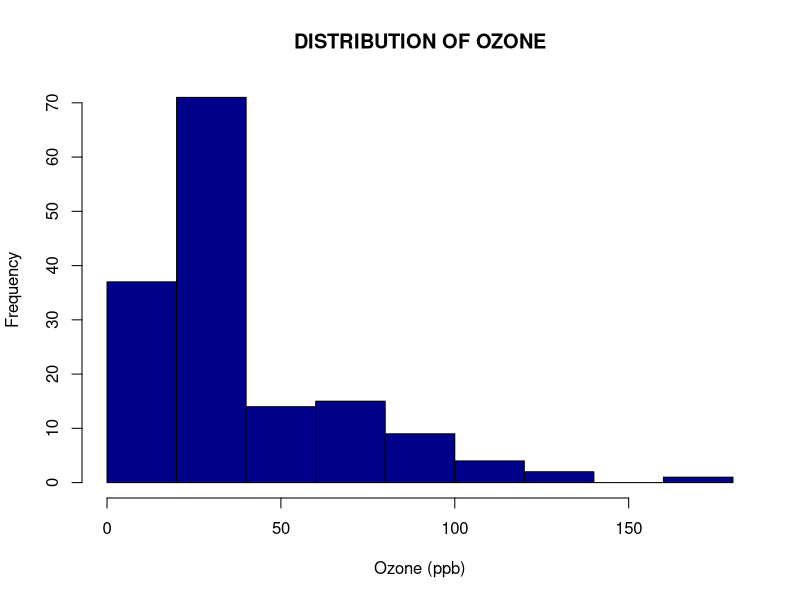
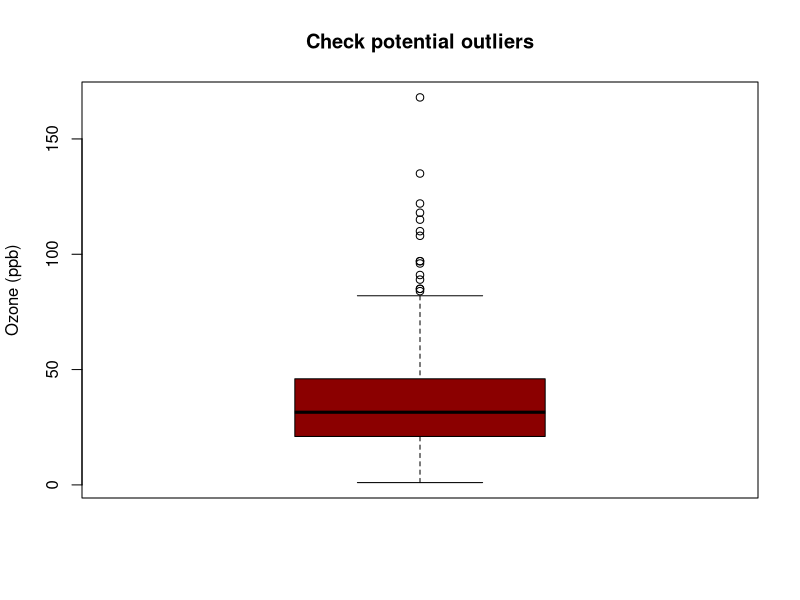
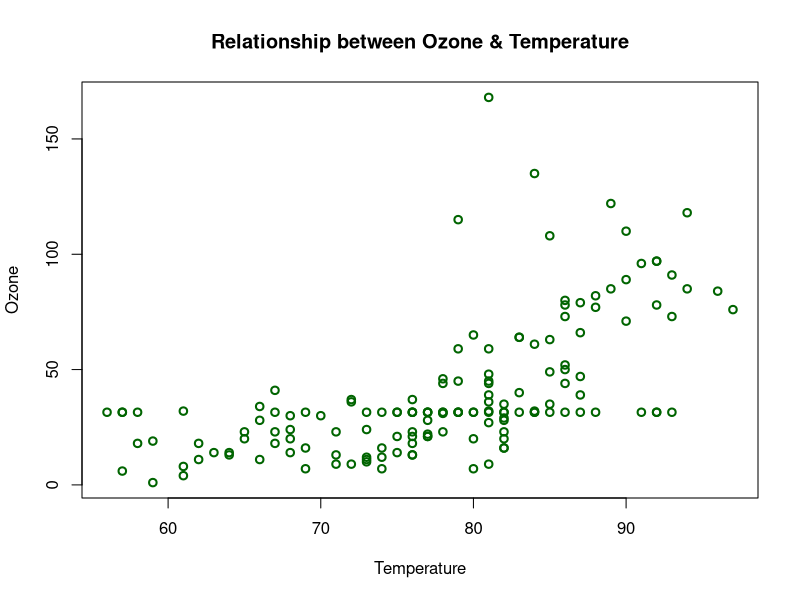
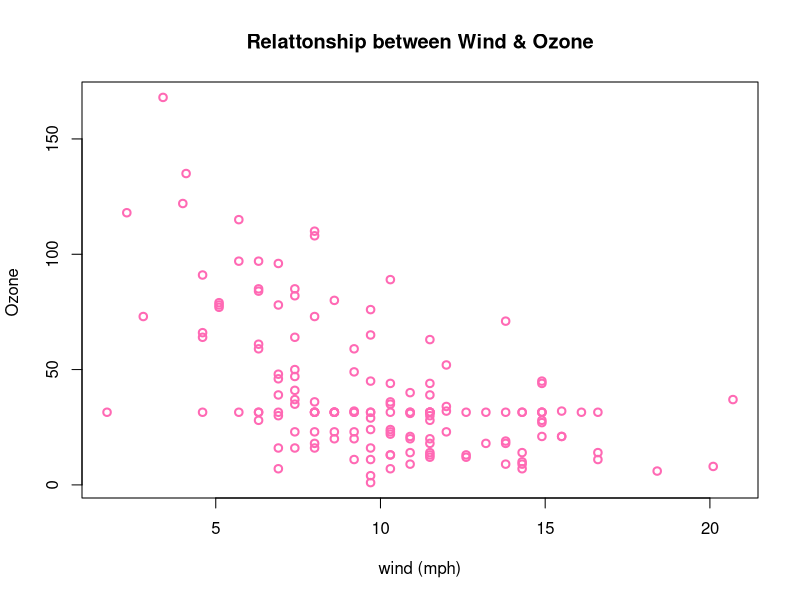
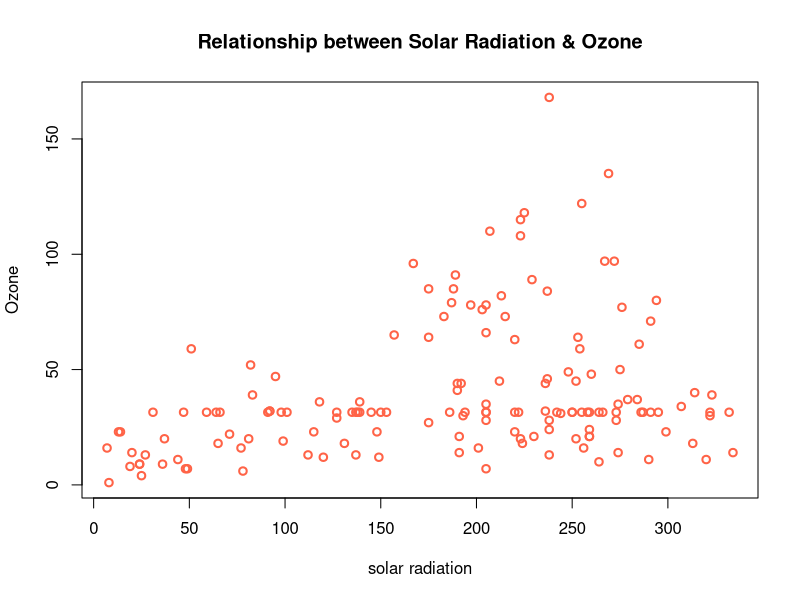
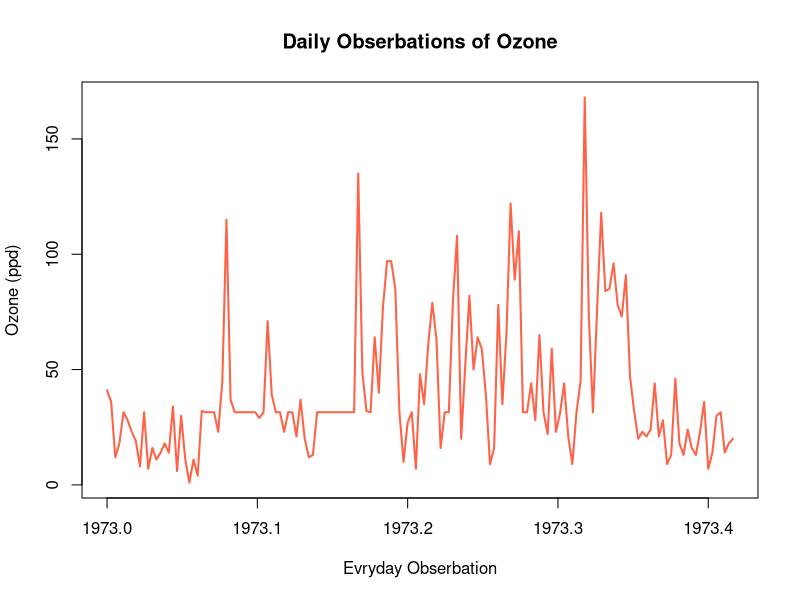
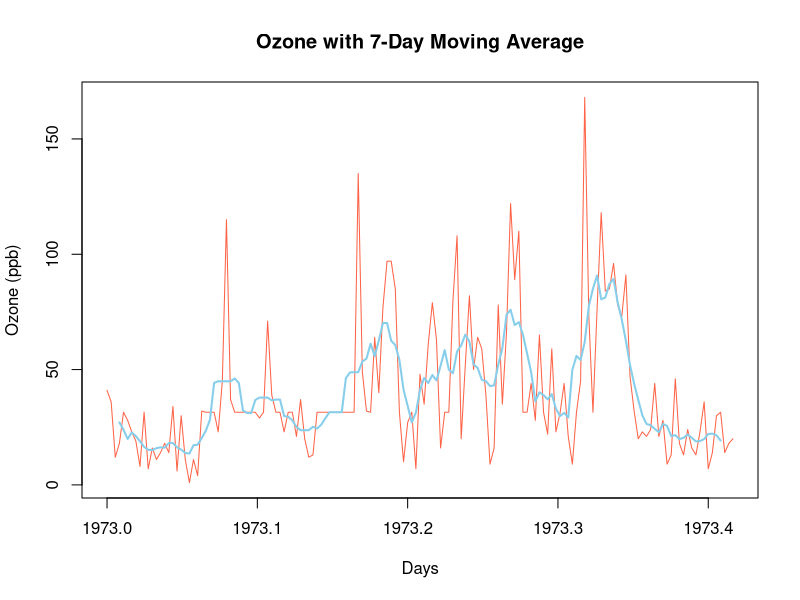
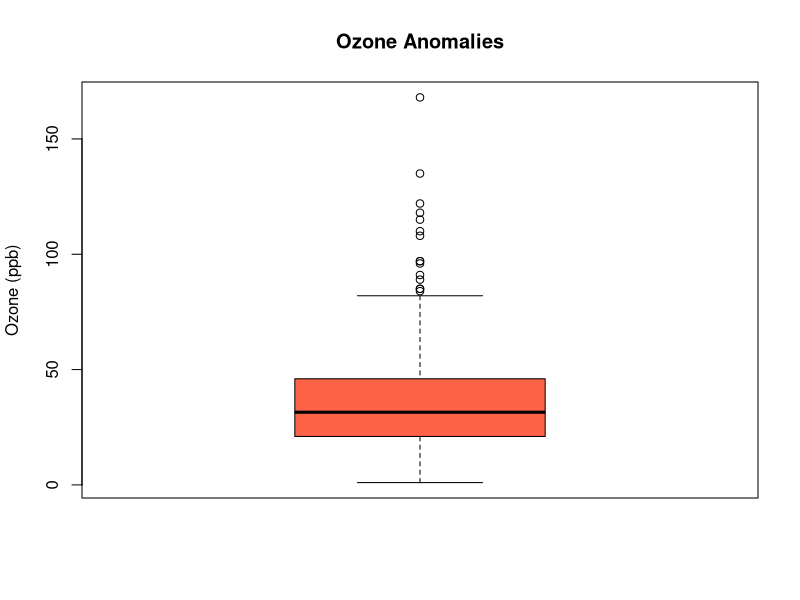

The R source for these figures, in order:
## ---- chunk 1
knitr::opts_chunk$set(echo = TRUE)
## ---- chunk 2
data("airquality")

head(airquality)
## ---- chunk 3
dim(airquality)
## ---- chunk 4
names(airquality)

## ---- chunk 5
str(airquality)
## ---- chunk 6
summary(airquality)

## ---- chunk 7

colSums(is.na(airquality))
## ---- chunk 8
sum(!complete.cases(airquality))
## ---- chunk 9
sum(duplicated(airquality))
## ---- chunk 10
airquality_clean <- airquality 
airquality_clean$Ozone[ is.na(airquality_clean$Ozone) ] <- median(airquality_clean$Ozone, na.rm = TRUE) 

airquality_clean$Solar.R[ is.na(airquality_clean$Solar.R) ] <- median(airquality_clean$Solar.R, na.rm = TRUE)
## ---- chunk 11
colSums(is.na(airquality_clean))
## ---- chunk 12
summary(airquality_clean)
## ---- chunk 13
hist(airquality_clean$Ozone,
     breaks = 10,
     main = "DISTRIBUTION OF OZONE",
     xlab = "Ozone (ppb)",
     ylab = "Frequency",
     col = "darkblue",  )
## ---- chunk 14
boxplot(airquality_clean$Ozone,
        main = "Check potential outliers",
        xlab = NULL,
        ylab = "Ozone (ppb)",
        col = "darkred")
## ---- chunk 15
plot(airquality_clean$Temp,
     airquality_clean$Ozone,
     main = "Relationship between Ozone & Temperature",
     xlab = "Temperature",
     ylab = "Ozone",
     col = "darkgreen",
     lwd = 2
)
## ---- chunk 16

plot(airquality_clean$Wind,
     airquality_clean$Ozone,
     main = "Relattonship between Wind & Ozone",
     xlab = "wind (mph)",
     ylab = "Ozone ",
     col = "hotpink",
     lwd = 2
)

## ---- chunk 17
plot(airquality_clean$Solar.R,
     airquality_clean$Ozone,
     main = "Relationship between Solar Radiation & Ozone",
     xlab = "solar radiation",
     ylab = "Ozone",
     col = "tomato",
     lwd = 2
     
)
## ---- chunk 18
cor(airquality_clean$Ozone, airquality_clean$Temp)
cor(airquality_clean$Ozone, airquality_clean$Wind)
cor(airquality_clean$Solar.R, airquality_clean$Ozone)

## ---- chunk 19
model_temp <- lm(Ozone ~ Temp,data = airquality_clean)
model_temp

summary(model_temp)

## ---- chunk 20
model_Wind <- lm(Ozone ~ Wind,data = airquality_clean)
model_Wind

summary(model_Wind)

## ---- chunk 21

model_Solar.R <- lm(Ozone ~ Solar.R,data = airquality_clean)
model_Solar.R

summary(model_Solar.R)

## ---- chunk 22

model_mul_regression <- lm(
  Ozone ~ Temp + Wind + Solar.R,
  data = airquality_clean
)

model_mul_regression

summary(model_mul_regression)
## ---- chunk 23
ozone_ts <- ts(airquality_clean$Ozone,
               start = c(1973, 1),
               frequency = 365)

ozone_ts

start(ozone_ts)
end(ozone_ts)
frequency(ozone_ts)
## ---- chunk 24
plot(ozone_ts,
     main = "Daily Obserbations of Ozone",
     xlab = "Evryday Obserbation",
     ylab = "Ozone (ppd)",
     col = "tomato",
     lwd = 2)

## ---- chunk 25
moving_average <- stats::filter(ozone_ts,rep(1/7,7),sides = 2)
moving_average
## ---- chunk 26
plot(ozone_ts,
     main = "Ozone with 7-Day Moving Average",
     xlab = "Days",
     ylab = "Ozone (ppb)",
     col = "tomato",
     lwd = 1)

lines(moving_average,
      col = "skyblue",
      lwd = 2)

## ---- chunk 27
# Find Q1 and Q3
Q1 <- quantile(airquality_clean$Ozone, 0.25)
Q3 <- quantile(airquality_clean$Ozone, 0.75)

# Calculate IQR
IQR_Ozone <- Q3 - Q1

IQR_Ozone

# Lower and upper boundaries
lower_bound <- Q1 - 1.5 * IQR_Ozone
upper_bound <- Q3 + 1.5 * IQR_Ozone

lower_bound
upper_bound
## ---- chunk 28
ozone_anomalies <- airquality_clean[
  airquality_clean$Ozone < lower_bound |
    airquality_clean$Ozone > upper_bound,
]

ozone_anomalies

## ---- chunk 29
boxplot(airquality_clean$Ozone,
        main = "Ozone Anomalies",
        ylab = "Ozone (ppb)",
        col = "tomato")

## ---- chunk 30


table(ozone_anomalies$Month)
max(ozone_anomalies$Ozone)
ozone_anomalies[which.max(ozone_anomalies$Ozone), ]
## ---- chunk 31

dates_text <- paste(1973, airquality_clean$Month,
                    airquality_clean$Day, sep = "-")

class(dates_text)


dates <- as.Date(dates_text)

class(dates)

## ---- chunk 32
airquality_clean$Temp_Category <- cut(
  airquality_clean$Temp,
  breaks = c(-Inf,70,80,Inf),
  labels = c("Low","Medium","High"),
  right = FALSE
)

table(airquality_clean$Temp_Category)
## ---- chunk 33
airquality_clean$Wind_Category <- cut(
  airquality_clean$Wind,
  breaks = c(-Inf, 10, 15, Inf),
  labels = c("Low Wind", "Medium Wind", "High Wind"),
  right = FALSE
)

table(airquality_clean$Wind_Category)
## ---- chunk 34
airquality_clean$Temp_Wind <- airquality_clean$Temp *
  airquality_clean$Wind



str(airquality_clean)
head(airquality_clean)
summary(airquality_clean)
## ---- chunk 35
model_data <- airquality_clean[, c("Ozone", "Temp", "Wind", "Solar.R", "Temp_Wind")]
head(model_data)
colSums(is.na(model_data))

## ---- chunk 36
set.seed(123)

n <- nrow(model_data)

train_index <- sample(1:n, size = 0.8 * n)

train_data <- model_data[train_index, ]
test_data  <- model_data[-train_index, ]

nrow(train_data)
nrow(test_data)
## ---- chunk 37

model1 <- lm(Ozone ~ Temp + Wind + Solar.R,
             data = train_data)


summary(model1)
## ---- chunk 38
predictions <- predict(model1, newdata = test_data)
head(predictions)
## ---- chunk 39
comparison <- data.frame(
  Actual = test_data$Ozone,
  Predicted = predictions
)

head(comparison)
## ---- chunk 40
Ozone ~ Temp + Wind + Solar.R + Temp_Wind

model2 <- lm(Ozone ~ Temp + Wind + Solar.R + Temp_Wind,
             data = train_data)

summary(model2)
## ---- chunk 41
pred_model1 <- predict(model1, newdata = test_data)
## ---- chunk 42
pred_model2 <- predict(model2, newdata = test_data)
## ---- chunk 43
model_results <- data.frame(
  Actual = test_data$Ozone,
  Model1_Predicted = pred_model1,
  Model2_Predicted = pred_model2
)

head(model_results)

## ---- chunk 44

mae_model1 <- mean(abs(model_results$Actual - model_results$Model1_Predicted))
mae_model2 <- mean(abs(model_results$Actual - model_results$Model2_Predicted))
## ---- chunk 45

rmse_model1 <- sqrt(mean((model_results$Actual - model_results$Model1_Predicted)^2))
rmse_model2 <- sqrt(mean((model_results$Actual - model_results$Model2_Predicted)^2))
## ---- chunk 46

r2_model1 <- 1 - sum((model_results$Actual - model_results$Model1_Predicted)^2) /
  sum((model_results$Actual - mean(model_results$Actual))^2)

r2_model2 <- 1 - sum((model_results$Actual - model_results$Model2_Predicted)^2) /
  sum((model_results$Actual - mean(model_results$Actual))^2)

## ---- chunk 47
model_metrics <- data.frame(
  Model = c("Model 1", "Model 2"),
  MAE = c(mae_model1, mae_model2),
  RMSE = c(rmse_model1, rmse_model2),
  R2 = c(r2_model1, r2_model2)
)
model_metrics
## ---- chunk 48
if (mae_model2 < mae_model1 &&
    rmse_model2 < rmse_model1 &&
    r2_model2 > r2_model1) {
  
  print("Model 2 performs better than Model 1.")
  
} else {
  
  print("Model 1 performs better than Model 2.")
}

## ---- chunk 49
plot(
  model_results$Actual,
  model_results$Model1_Predicted,
  main = "Actual vs Predicted Ozone",
  xlab = "Actual Ozone",
  ylab = "Predicted Ozone",
  pch = 19,
  col = "skyblue",
  lwd = 2
)

points(
  model_results$Actual,
  model_results$Model2_Predicted,
  pch = 19,
  col = "tomato",
  lwd = 02
)

abline(0, 1, lty = 2)

legend(
  "topleft",
  legend = c("Model 1", "Model 2", "Perfect Prediction"),
  pch = c(19, 19, NA),
  lty = c(NA, NA, 2),
  col = c("skyblue", "tomato", "black")
)
